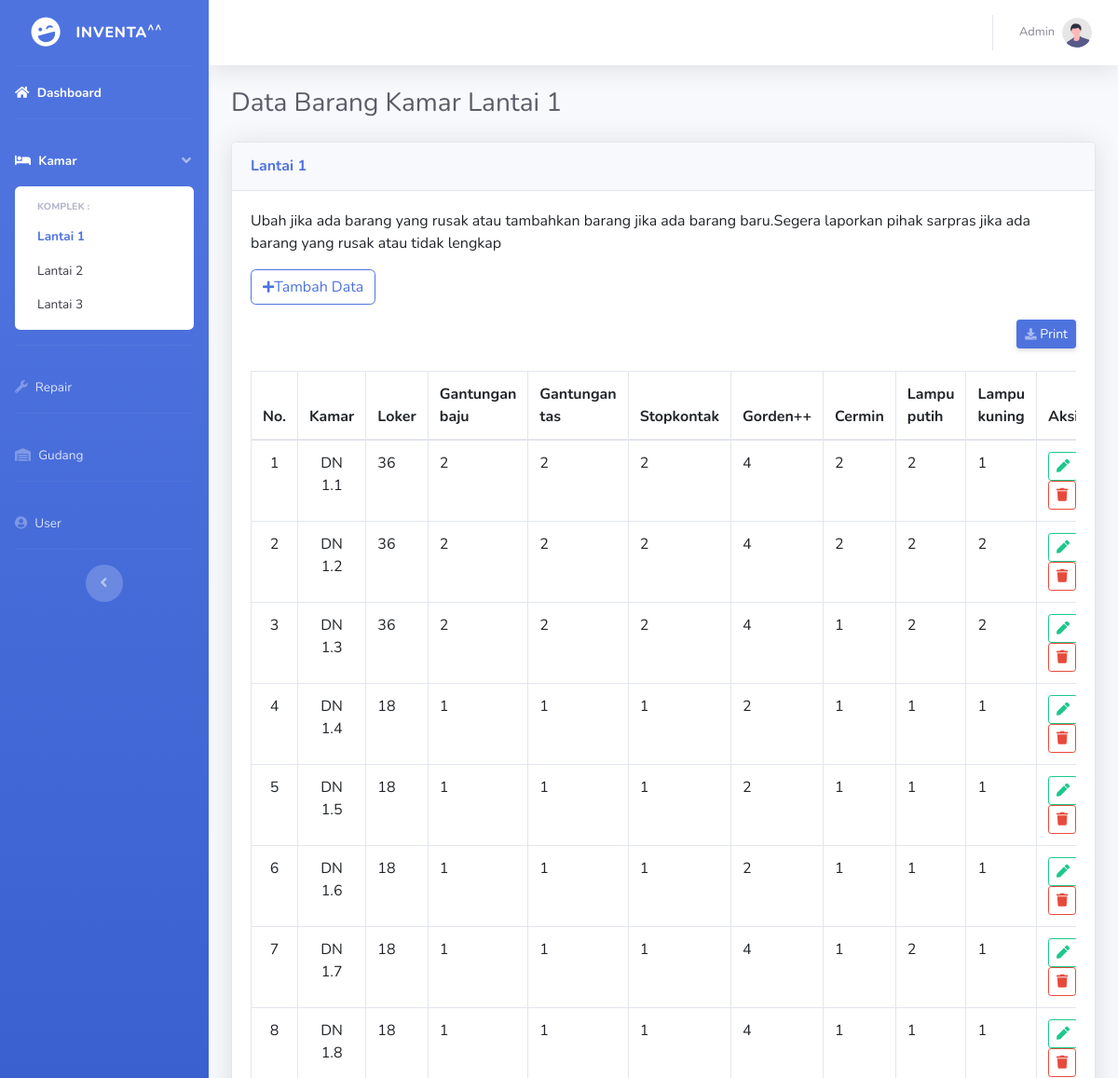
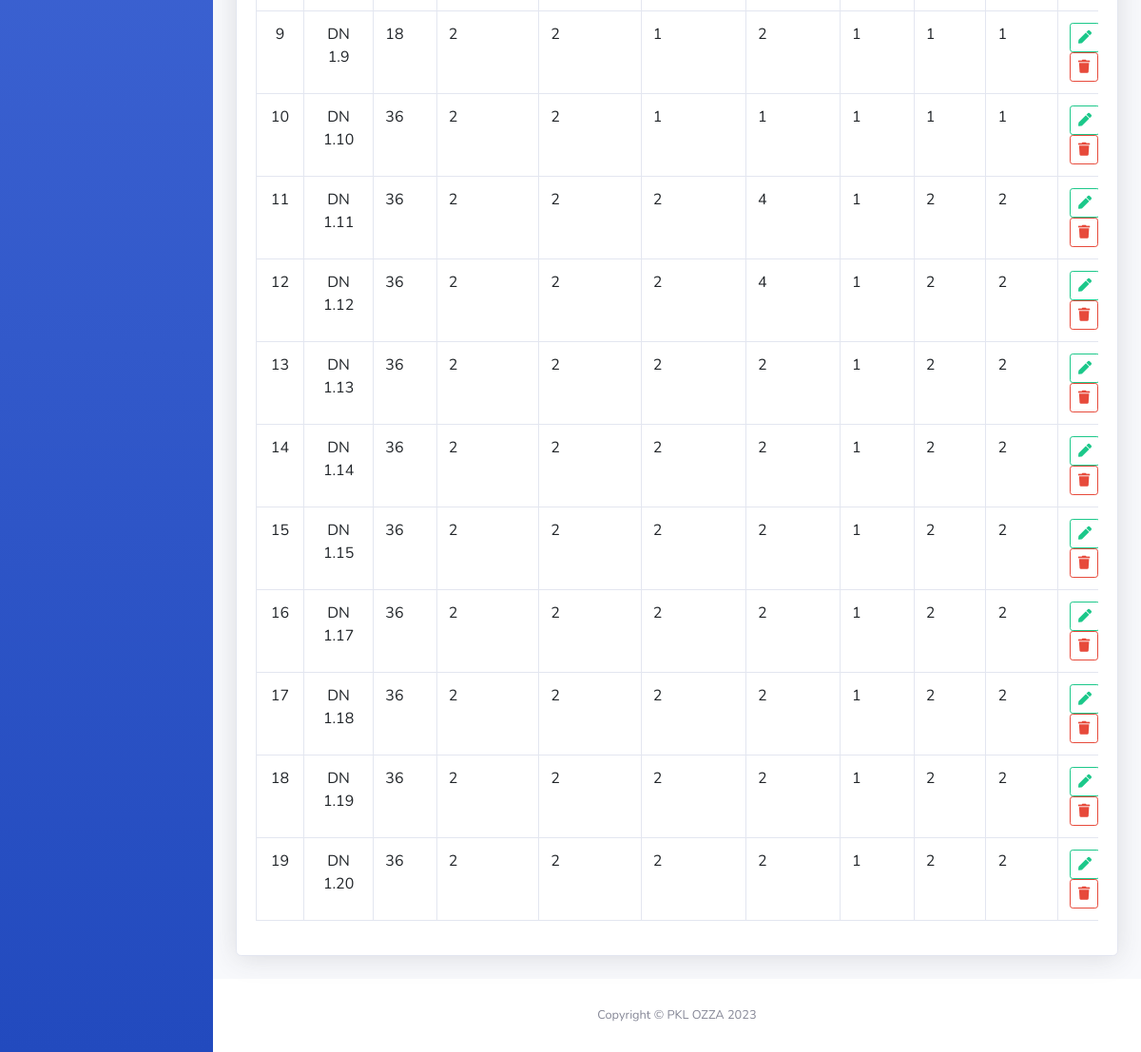
Screenshot of /lantai.php (signed in) with the database file from the repository (2 pictures, top to bottom).
### tables this page shows
CREATE TABLE `barang_kamar` (
  `id` int(11) NOT NULL,
  `Kamar` varchar(8) NOT NULL,
  `Loker` int(3) NOT NULL,
  `Gantungan_tas` int(3) NOT NULL,
  `Gantungan_baju` int(3) NOT NULL,
  `Stopkontak` int(3) NOT NULL,
  `Gorden` int(3) NOT NULL,
  `Cermin` int(3) NOT NULL,
  `Lampu_putih` int(3) NOT NULL,
  `Lampu_kuning` int(3) NOT NULL
);

### lantai.php (the view, shortened to what this page needs)
<?php
    include 'koneksi.php';
    $lantai =1;
    if( $lantai == '1') {
        $query ="SELECT * FROM barang_kamar;";
        $sql = mysqli_query($conn, $query);
        $no = 0;
    } else if ( $lantai == '2') {
        $query ="SELECT * FROM barang_lt2;";
        $sql = mysqli_query($conn, $query);
        $no = 0;
    } else {
        $query ="SELECT * FROM barang_lt3;";
        $sql = mysqli_query($conn, $query);
        $no = 0;
    }
?>
<!DOCTYPE html>
<html lang="en">
<head>
   <?php include'header.php';?>
</head>
<body id="page-top">
   <?php include 'menu.php';?>
                <div class="container-fluid">
                    <h1 class="h3 mb-4 text-gray-800">Data Barang Kamar Lantai <?php echo  $lantai ?></h1>
                        <div class="card shadow mb-4">
                             <div class="card-header py-3">
                                <h6 class="m-0 font-weight-bold text-primary">Lantai <?php echo  $lantai ?></h6>
                                </div>
                                <div class="card-body">
                                    <p>Ubah jika ada barang yang rusak atau tambahkan barang jika ada barang baru.Segera laporkan pihak sarpras jika ada barang yang rusak atau tidak lengkap</p>
                                    <a href="kelola.php?lantai=<?php echo $_GET['lantai'] ?>" type="button" class="btn btn-outline-primary mb-3">
                                    <i class="fa fa-plus fa-sm"></i>Tambah Data</a>
                                    <div class="d-sm-flex align-items-center justify-content-between mb-4">
                                        <a href="print.php?lantai=<?php echo $_GET['lantai'] ?>" class="d-none d-sm-inline-block btn btn-sm btn-primary shadow-sm"><i
                                        class="fas fa-download fa-sm text-white-50"></i> Print</a>
                                    </div>
                                <div class="table-responsive">
                                  <table class="table align-middle table-bordered table-hover">
                                    <thead>
                                      <tr>
                                        <th><center>No.</center></th>
                                        <th><center>Kamar</center></th>
                                        <th>Loker</th>
                                        <th>Gantungan baju</th>
                                        <th>Gantungan tas</th>
                                        <th>Stopkontak</th>
                                        <th>Gorden++</th>
                                        <th>Cermin</th>
                                        <th>Lampu putih</th>
                                        <th>Lampu kuning</th>
                                        <th>Aksi</th>
                                      </tr>
                                    </thead>
                                    <tbody>
                                    <?php
                                        while ($result = mysqli_fetch_assoc($sql)) {
                                    ?>
                                      <tr>
                                        <td><center><?php echo ++$no; ?></center></td>
                                        <td><center>
                                            <?php echo $result['Kamar']; ?>
                                            </center></td>
                                        <td><?php echo $result['Loker']; ?> </td>
                                        <td><?php echo $result['Gantungan_baju']; ?>    </td>
                                        <td><?php echo $result['Gantungan_tas']; ?> </td>
                                        <td><?php echo $result['Stopkontak']; ?>    </td>
                                        <td><?php echo $result['Gorden']; ?>    </td>
                                        <td><?php echo $result['Cermin']; ?>    </td>
                                        <td><?php echo $result['Lampu_putih']; ?>   </td>
                                        <td><?php echo $result['Lampu_kuning']; ?>  </td>
                                        <td>
                                            <a href="kelola.php?lantai=<?php echo $_GET['lantai'] ?>&ubah=<?php echo $result['id'] ?>" type="button" class="btn btn-outline-success btn-sm">
                                                <i class="fa fa-pen"></i></a>
                                            <a href="proses.php?lantai=<?php echo $_GET['lantai'] ?>&hapus=<?php echo $result['id']; ?>" type="button" class="btn btn-outline-danger btn-sm" onClick="return confirm('Anda Yakin Ingin Menghapus?')">
                                                <i class="fa fa-trash"></i></a>
                                        </td>
                                      </tr>
                                      <?php
                                            }
                                        ?>
                                      </tbody>
                                    </table>
                                </div>
                            </div>
                        </div>
                    </div>
                <?php include'footer.php';?>
</body>
</html>

### header.php (shortened to what this page needs)
<link href="css/bootstrap.min.css" rel="stylesheet">
<link rel="stylesheet" href="fontawesome/css/font-awesome.min.css">
<link href="vendor/fontawesome-free/css/all.min.css" rel="stylesheet" type="text/css">
<link href="css/sb-admin-2.min.css" rel="stylesheet">

### menu.php (shortened to what this page needs)
<div id="wrapper">
    <ul class="navbar-nav bg-gradient-primary sidebar sidebar-dark accordion" id="accordionSidebar">
        <a class="sidebar-brand d-flex align-items-center justify-content-center" href="utamaa.php">
            <div class="sidebar-brand-icon rotate-n-15">
                <i class="fas fa-laugh-wink"></i>
            </div>
            <div class="sidebar-brand-text mx-3">INVENTA<sup>^^</sup></div>
        </a>
        <hr class="sidebar-divider my-0">
        <li class="nav-item active">
            <a class="nav-link" href="utamaa.php">
                <i class="fa fa-home" aria-hidden="true"></i>
                <span>Dashboard</span></a>
        </li>
        <hr class="sidebar-divider">
      <li class="nav-item active">
            <a class="nav-link" href="#" data-toggle="collapse" data-target="#collapseTwo" aria-expanded="true"
                aria-controls="collapseTwo">
                <i class="fas fa-bed"></i>
                <span>Kamar</span>
            </a>
            <div id="collapseTwo" class="collapse show" aria-labelledby="headingTwo"
                data-parent="#accordionSidebar">
                <div class="bg-white py-2 collapse-inner rounded">
                    <h6 class="collapse-header">Komplek :</h6>
                    <a class="collapse-item active" href="lantai.php?lantai=1" >Lantai 1</a>
                    <a class="collapse-item" href="lantai.php?lantai=2">Lantai 2</a>
                    <a class="collapse-item" href="lantai.php?lantai=3">Lantai 3</a>
                </div>
            </div>
        </li>
        <hr class="sidebar-divider">
        <li class="nav-item">
            <a class="nav-link" href="barangrusak.php">
              <i class="fa fa-wrench" aria-hidden="true"></i>
                <span>Repair</span></a>
        </li>
        <hr class="sidebar-divider">
        <li class="nav-item">
            <a class="nav-link" href="gudang.php">
              <i class="fa fa-warehouse"></i>
                <span>Gudang</span></a>
        </li>
        <hr class="sidebar-divider">
        <li class="nav-item">
            <a class="nav-link" href="user.php">
              <i class="fa fa-user-circle" aria-hidden="true"></i>
                <span>User</span></a>
        </li>
        <hr class="sidebar-divider d-none d-md-block">
        <div class="text-center d-none d-md-inline">
            <button class="rounded-circle border-0" id="sidebarToggle"></button>
        </div>
    </ul>
    <div id="content-wrapper" class="d-flex flex-column">
        <div id="content">
            <nav class="navbar navbar-expand navbar-light bg-white topbar mb-4 static-top shadow">
                <ul class="navbar-nav ml-auto">
                    <li class="nav-item dropdown no-arrow">
                        <a class="nav-link dropdown-toggle" href="#" id="userDropdown" role="button"
                            data-toggle="dropdown" aria-haspopup="true" aria-expanded="false">
                            <span class="mr-2 d-none d-lg-inline text-gray-600 small">Admin</span>
                            <img class="img-profile rounded-circle"
                                src="img/undraw_profile.svg">
                        </a>
                    </li>
                </ul>
            </nav>

### footer.php (shortened to what this page needs)
<footer class="sticky-footer bg-white">
    <div class="container my-auto">
        <div class="copyright text-center my-auto">
            <span>Copyright &copy; PKL OZZA 2023</span>
        </div>
    </div>
</footer>

### rows the page displays
barang_kamar: Kamar "DN 1.1", Loker "36", Gantungan_baju "2", Gantungan_tas "2", Stopkontak "2", Gorden "4", Cermin "2", Lampu_putih "2", Lampu_kuning "1"
barang_kamar: Kamar "DN 1.2", Loker "36", Gantungan_baju "2", Gantungan_tas "2", Stopkontak "2", Gorden "4", Cermin "2", Lampu_putih "2", Lampu_kuning "2"
barang_kamar: Kamar "DN 1.3", Loker "36", Gantungan_baju "2", Gantungan_tas "2", Stopkontak "2", Gorden "4", Cermin "1", Lampu_putih "2", Lampu_kuning "2"
barang_kamar: Kamar "DN 1.4", Loker "18", Gantungan_baju "1", Gantungan_tas "1", Stopkontak "1", Gorden "2", Cermin "1", Lampu_putih "1", Lampu_kuning "1"
barang_kamar: Kamar "DN 1.5", Loker "18", Gantungan_baju "1", Gantungan_tas "1", Stopkontak "1", Gorden "2", Cermin "1", Lampu_putih "1", Lampu_kuning "1"
barang_kamar: Kamar "DN 1.6", Loker "18", Gantungan_baju "1", Gantungan_tas "1", Stopkontak "1", Gorden "2", Cermin "1", Lampu_putih "1", Lampu_kuning "1"
barang_kamar: Kamar "DN 1.7", Loker "18", Gantungan_baju "1", Gantungan_tas "1", Stopkontak "1", Gorden "4", Cermin "1", Lampu_putih "2", Lampu_kuning "1"
barang_kamar: Kamar "DN 1.8", Loker "18", Gantungan_baju "1", Gantungan_tas "1", Stopkontak "1", Gorden "4", Cermin "1", Lampu_putih "1", Lampu_kuning "1"
barang_kamar: Kamar "DN 1.9", Loker "18", Gantungan_baju "2", Gantungan_tas "2", Stopkontak "1", Gorden "2", Cermin "1", Lampu_putih "1", Lampu_kuning "1"
barang_kamar: Kamar "DN 1.10", Loker "36", Gantungan_baju "2", Gantungan_tas "2", Stopkontak "1", Gorden "1", Cermin "1", Lampu_putih "1", Lampu_kuning "1"
barang_kamar: Kamar "DN 1.11", Loker "36", Gantungan_baju "2", Gantungan_tas "2", Stopkontak "2", Gorden "4", Cermin "1", Lampu_putih "2", Lampu_kuning "2"
barang_kamar: Kamar "DN 1.12", Loker "36", Gantungan_baju "2", Gantungan_tas "2", Stopkontak "2", Gorden "4", Cermin "1", Lampu_putih "2", Lampu_kuning "2"
barang_kamar: Kamar "DN 1.13", Loker "36", Gantungan_baju "2", Gantungan_tas "2", Stopkontak "2", Gorden "2", Cermin "1", Lampu_putih "2", Lampu_kuning "2"
barang_kamar: Kamar "DN 1.14", Loker "36", Gantungan_baju "2", Gantungan_tas "2", Stopkontak "2", Gorden "2", Cermin "1", Lampu_putih "2", Lampu_kuning "2"
barang_kamar: Kamar "DN 1.15", Loker "36", Gantungan_baju "2", Gantungan_tas "2", Stopkontak "2", Gorden "2", Cermin "1", Lampu_putih "2", Lampu_kuning "2"
barang_kamar: Kamar "DN 1.17", Loker "36", Gantungan_baju "2", Gantungan_tas "2", Stopkontak "2", Gorden "2", Cermin "1", Lampu_putih "2", Lampu_kuning "2"
barang_kamar: Kamar "DN 1.18", Loker "36", Gantungan_baju "2", Gantungan_tas "2", Stopkontak "2", Gorden "2", Cermin "1", Lampu_putih "2", Lampu_kuning "2"
barang_kamar: Kamar "DN 1.19", Loker "36", Gantungan_baju "2", Gantungan_tas "2", Stopkontak "2", Gorden "2", Cermin "1", Lampu_putih "2", Lampu_kuning "2"
barang_kamar: Kamar "DN 1.20", Loker "36", Gantungan_baju "2", Gantungan_tas "2", Stopkontak "2", Gorden "2", Cermin "1", Lampu_putih "2", Lampu_kuning "2"

### other values shown
$lantai "1"
